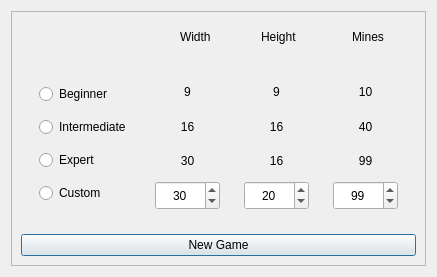
<?xml version="1.0" encoding="UTF-8"?>
<ui version="4.0">
 <class>NewGame</class>
 <widget class="QDialog" name="NewGame">
  <property name="geometry">
   <rect>
    <x>0</x>
    <y>0</y>
    <width>437</width>
    <height>277</height>
   </rect>
  </property>
  <property name="windowTitle">
   <string>New Game...</string>
  </property>
  <layout class="QVBoxLayout" name="verticalLayout">
   <item>
    <widget class="QScrollArea" name="scrollAreaNewGame">
     <property name="widgetResizable">
      <bool>true</bool>
     </property>
     <widget class="QWidget" name="scrollAreaWidgetContents">
      <property name="geometry">
       <rect>
        <x>0</x>
        <y>0</y>
        <width>417</width>
        <height>257</height>
       </rect>
      </property>
      <layout class="QVBoxLayout" name="verticalLayout_2">
       <item>
        <widget class="QWidget" name="labelsArea" native="true">
         <property name="layoutDirection">
          <enum>Qt::RightToLeft</enum>
         </property>
         <layout class="QHBoxLayout" name="horizontalLayout_3">
          <item>
           <widget class="QLabel" name="labelMines">
            <property name="text">
             <string>Mines</string>
            </property>
            <property name="alignment">
             <set>Qt::AlignLeading|Qt::AlignLeft|Qt::AlignVCenter</set>
            </property>
            <property name="indent">
             <number>35</number>
            </property>
           </widget>
          </item>
          <item>
           <widget class="QLabel" name="labelHeight">
            <property name="text">
             <string>Height</string>
            </property>
            <property name="alignment">
             <set>Qt::AlignLeading|Qt::AlignLeft|Qt::AlignVCenter</set>
            </property>
            <property name="indent">
             <number>40</number>
            </property>
           </widget>
          </item>
          <item>
           <widget class="QLabel" name="labelWidth">
            <property name="text">
             <string>Width</string>
            </property>
            <property name="alignment">
             <set>Qt::AlignLeading|Qt::AlignLeft|Qt::AlignVCenter</set>
            </property>
            <property name="indent">
             <number>54</number>
            </property>
           </widget>
          </item>
          <item>
           <widget class="QWidget" name="helpingEmptyWidget" native="true">
            <property name="sizePolicy">
             <sizepolicy hsizetype="Ignored" vsizetype="Preferred">
              <horstretch>0</horstretch>
              <verstretch>0</verstretch>
             </sizepolicy>
            </property>
           </widget>
          </item>
         </layout>
        </widget>
       </item>
       <item>
        <widget class="QWidget" name="ChoiceArea" native="true">
         <property name="sizePolicy">
          <sizepolicy hsizetype="Preferred" vsizetype="MinimumExpanding">
           <horstretch>0</horstretch>
           <verstretch>0</verstretch>
          </sizepolicy>
         </property>
         <layout class="QHBoxLayout" name="horizontalLayout_2">
          <item>
           <widget class="QWidget" name="radioButtonsArea" native="true">
            <layout class="QVBoxLayout" name="verticalLayout_4">
             <item>
              <widget class="QRadioButton" name="beginnerButton">
               <property name="text">
                <string>Beginner</string>
               </property>
              </widget>
             </item>
             <item>
              <widget class="QRadioButton" name="intermediateButton">
               <property name="text">
                <string>Intermediate</string>
               </property>
              </widget>
             </item>
             <item>
              <widget class="QRadioButton" name="expertButton">
               <property name="text">
                <string>Expert</string>
               </property>
              </widget>
             </item>
             <item>
              <widget class="QRadioButton" name="customButton">
               <property name="enabled">
                <bool>true</bool>
               </property>
               <property name="text">
                <string>Custom</string>
               </property>
              </widget>
             </item>
            </layout>
           </widget>
          </item>
          <item>
           <widget class="QWidget" name="widthArea" native="true">
            <layout class="QVBoxLayout" name="verticalLayout_6">
             <item>
              <widget class="QLabel" name="widthBeginner">
               <property name="sizePolicy">
                <sizepolicy hsizetype="Preferred" vsizetype="Preferred">
                 <horstretch>0</horstretch>
                 <verstretch>0</verstretch>
                </sizepolicy>
               </property>
               <property name="text">
                <string>9</string>
               </property>
               <property name="alignment">
                <set>Qt::AlignCenter</set>
               </property>
              </widget>
             </item>
             <item>
              <widget class="QLabel" name="widthIntermediate">
               <property name="text">
                <string>16</string>
               </property>
               <property name="alignment">
                <set>Qt::AlignCenter</set>
               </property>
              </widget>
             </item>
             <item>
              <widget class="QLabel" name="widthExpert">
               <property name="text">
                <string>30</string>
               </property>
               <property name="alignment">
                <set>Qt::AlignCenter</set>
               </property>
              </widget>
             </item>
             <item>
              <widget class="QSpinBox" name="widthCustom">
               <property name="sizePolicy">
                <sizepolicy hsizetype="Minimum" vsizetype="Preferred">
                 <horstretch>0</horstretch>
                 <verstretch>0</verstretch>
                </sizepolicy>
               </property>
               <property name="alignment">
                <set>Qt::AlignCenter</set>
               </property>
               <property name="minimum">
                <number>1</number>
               </property>
               <property name="maximum">
                <number>90</number>
               </property>
               <property name="value">
                <number>30</number>
               </property>
              </widget>
             </item>
            </layout>
           </widget>
          </item>
          <item>
           <widget class="QWidget" name="heightArea" native="true">
            <layout class="QVBoxLayout" name="verticalLayout_5">
             <item>
              <widget class="QLabel" name="heightBeginner">
               <property name="text">
                <string>9</string>
               </property>
               <property name="alignment">
                <set>Qt::AlignCenter</set>
               </property>
              </widget>
             </item>
             <item>
              <widget class="QLabel" name="heightIntermediate">
               <property name="text">
                <string>16</string>
               </property>
               <property name="alignment">
                <set>Qt::AlignCenter</set>
               </property>
              </widget>
             </item>
             <item>
              <widget class="QLabel" name="heightExpert">
               <property name="text">
                <string>16</string>
               </property>
               <property name="alignment">
                <set>Qt::AlignCenter</set>
               </property>
              </widget>
             </item>
             <item>
              <widget class="QSpinBox" name="heightCustom">
               <property name="sizePolicy">
                <sizepolicy hsizetype="Minimum" vsizetype="Preferred">
                 <horstretch>0</horstretch>
                 <verstretch>0</verstretch>
                </sizepolicy>
               </property>
               <property name="alignment">
                <set>Qt::AlignCenter</set>
               </property>
               <property name="minimum">
                <number>1</number>
               </property>
               <property name="maximum">
                <number>90</number>
               </property>
               <property name="value">
                <number>20</number>
               </property>
              </widget>
             </item>
            </layout>
           </widget>
          </item>
          <item>
           <widget class="QWidget" name="minesArea" native="true">
            <layout class="QVBoxLayout" name="verticalLayout_3">
             <item>
              <widget class="QLabel" name="minesBeginner">
               <property name="text">
                <string>10</string>
               </property>
               <property name="alignment">
                <set>Qt::AlignCenter</set>
               </property>
              </widget>
             </item>
             <item>
              <widget class="QLabel" name="minesIntermediate">
               <property name="text">
                <string>40</string>
               </property>
               <property name="alignment">
                <set>Qt::AlignCenter</set>
               </property>
              </widget>
             </item>
             <item>
              <widget class="QLabel" name="minesExpert">
               <property name="text">
                <string>99</string>
               </property>
               <property name="alignment">
                <set>Qt::AlignCenter</set>
               </property>
              </widget>
             </item>
             <item>
              <widget class="QSpinBox" name="minesCustom">
               <property name="sizePolicy">
                <sizepolicy hsizetype="Minimum" vsizetype="Preferred">
                 <horstretch>0</horstretch>
                 <verstretch>0</verstretch>
                </sizepolicy>
               </property>
               <property name="alignment">
                <set>Qt::AlignCenter</set>
               </property>
               <property name="minimum">
                <number>1</number>
               </property>
               <property name="maximum">
                <number>8099</number>
               </property>
               <property name="value">
                <number>99</number>
               </property>
              </widget>
             </item>
            </layout>
           </widget>
          </item>
         </layout>
        </widget>
       </item>
       <item>
        <widget class="QPushButton" name="newGameButton">
         <property name="text">
          <string>New Game</string>
         </property>
        </widget>
       </item>
      </layout>
     </widget>
    </widget>
   </item>
  </layout>
 </widget>
 <resources/>
 <connections/>
</ui>
